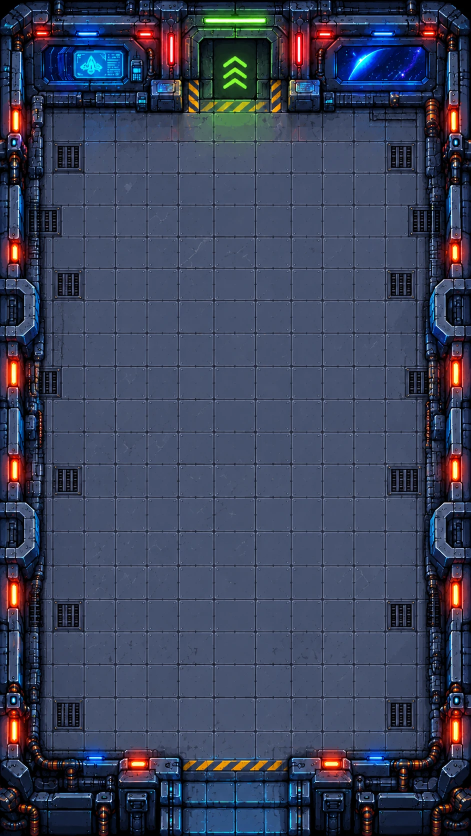
#> input picture tools/room_big_ref.webp, 941 x 1672 px (shown at 1/2 size)
$ python make_big_room.py
#> lines starting #> are read from the running program, lines starting #| are printed output that depends on the picture
"""Builds the big world-1 ship room from tools/room_big_ref.webp (941x1672, empty room).

  python tools/make_big_room.py [repeats]

The painted room is made taller by repeating a band of wall + floor that tiles
seamlessly (rows BAND_Y and BAND_Y + BAND_H match; found by searching for the
smallest row difference), with a short cross-fade over the seam.

Output: assets/room/room_ship_bg.webp. The mapping to world units lives in
Room.ART_THEMES.ship (scripts/room.gd): floor top-left at art px FLOOR_TL, one
16-unit tile = TILE_PX art px, rows = floor height / TILE_PX.
"""
import os
import sys

import numpy as np
from PIL import Image

HERE = os.path.dirname(os.path.abspath(__file__))
OUT = os.path.join(HERE, "..", "assets", "room")

BAND_Y = 630   # first row of the repeated band
BAND_H = 445   # band height (the side walls repeat with this period)
FADE = 10      # cross-fade rows at each seam
FLOOR_TL = (90, 216)
FLOOR_BR = (857, 1502)
TILE_PX = (FLOOR_BR[0] - FLOOR_TL[0]) / 12.0  # 12 floor columns


def main() -> None:
    repeats = int(sys.argv[1]) if len(sys.argv) > 1 else 1
    src = np.asarray(Image.open(os.path.join(HERE, "room_big_ref.webp")).convert("RGB")).astype(np.float32)
    band = src[BAND_Y:BAND_Y + BAND_H]
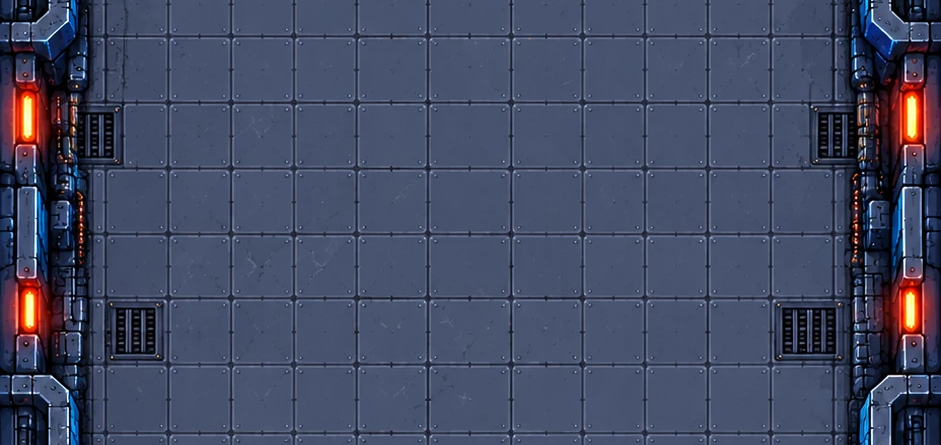
#> band: shape (445, 941, 3) float32; mean R, G, B 66.7, 73.9, 98.9
    parts = [src[:BAND_Y + BAND_H]]
    for _ in range(repeats):
        parts.append(band.copy())
#> after the loop, parts = 2 items
    parts.append(src[BAND_Y + BAND_H:])
    # smooth each seam: the rows after it fade in from the rows that followed before
    out = parts[0]
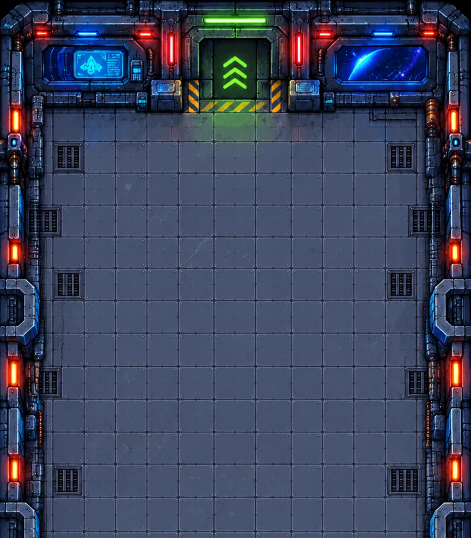
#> out: shape (1075, 941, 3) float32 (shown at 1/2 size); mean of channels 0, 1, 2 59.9, 67.9, 92; drawn as R, G, B
    for p in parts[1:]:
        prev_next = src[BAND_Y + BAND_H:BAND_Y + BAND_H + FADE]
        head = p[:FADE].copy()
        for k in range(FADE):
            a = (k + 1) / (FADE + 1)
            head[k] = prev_next[k] * (1.0 - a) + head[k] * a
        p = np.concatenate([head, p[FADE:]], axis=0)
        out = np.concatenate([out, p], axis=0)
#> this loop made 2 passes
#> pass 1, in main, `out = np.concatenate([out, p], axis=0)`:
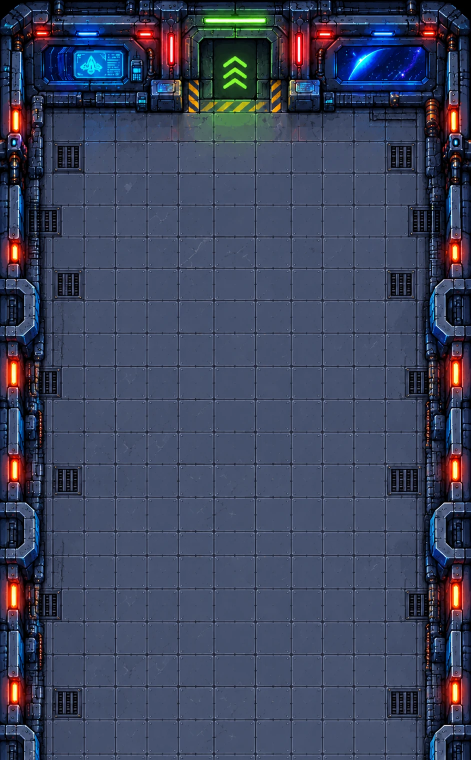
#> out: shape (1520, 941, 3) float32 (shown at 1/2 size); mean of channels 0, 1, 2 61.9, 69.4, 94.2; drawn with min black and max white
#> pass 2, in main, `p = np.concatenate([head, p[FADE:]], axis=0)`:
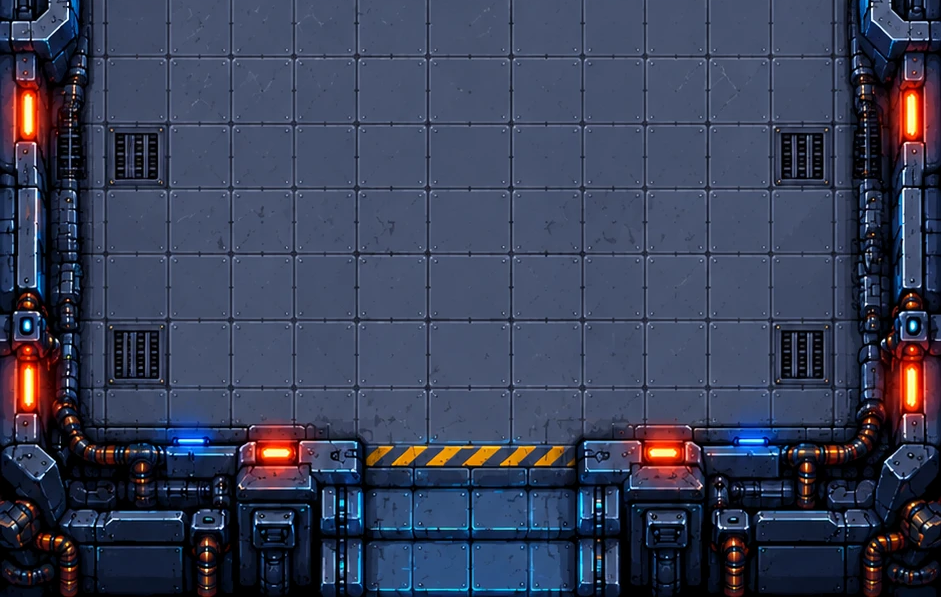
#> p: shape (597, 941, 3) float32; mean of channels 0, 1, 2 57.3, 63.8, 87.1; drawn with min black and max white
#> pass 2, in main, `out = np.concatenate([out, p], axis=0)`:
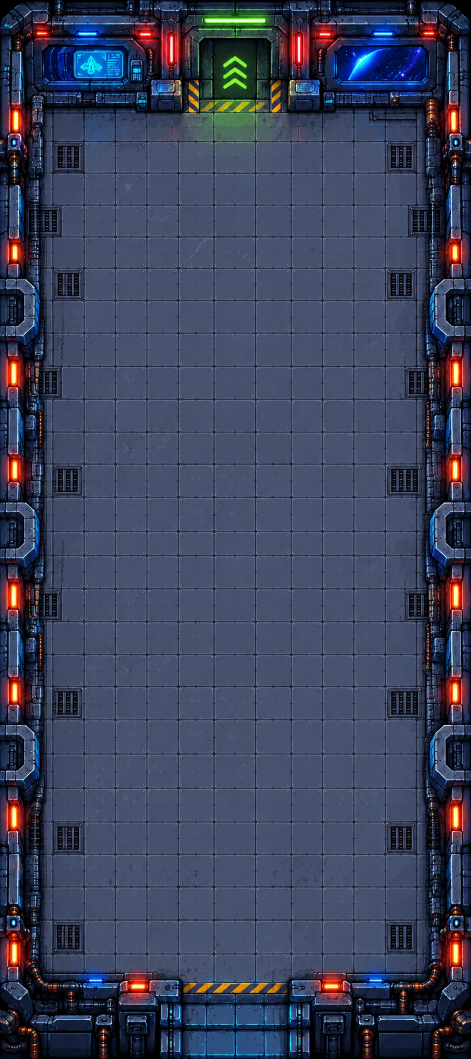
#> out: shape (2117, 941, 3) float32 (shown at 1/2 size); mean of channels 0, 1, 2 60.6, 67.7, 92.2; drawn with min black and max white
    img = Image.fromarray(np.clip(out, 0, 255).astype(np.uint8))
    img.save(os.path.join(OUT, "room_ship_bg.webp"), quality=92)
    floor_h = FLOOR_BR[1] - FLOOR_TL[1] + BAND_H * repeats
    print("room_ship_bg.webp", img.size)
#| room_ship_bg.webp (941, 2117)
    print("floor origin", FLOOR_TL, "tile px %.3f" % TILE_PX,
          "rows %.2f" % (floor_h / TILE_PX), "scale %.5f" % (16.0 / TILE_PX))


if __name__ == "__main__":
    main()

$ run again, with tools/arena3_ref.webp copied over tools/room_big_ref.webp
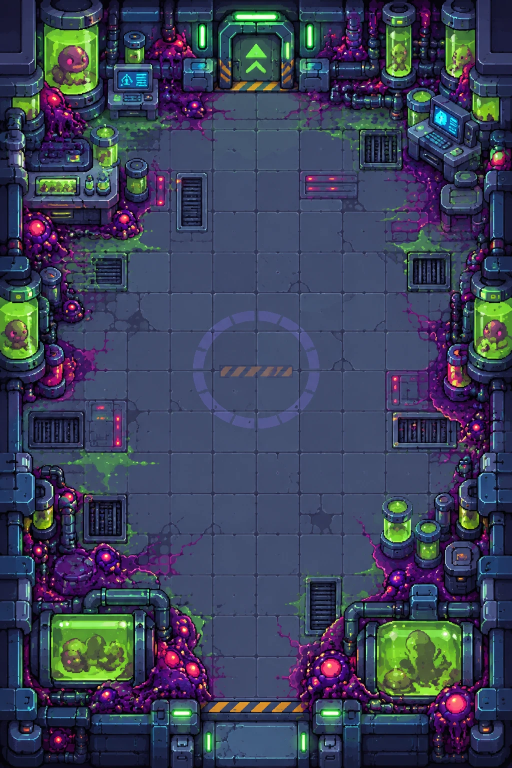
#> input picture tools/arena3_ref.webp, 1024 x 1536 px (shown at 1/2 size)
#> in main, `band = src[BAND_Y:BAND_Y + BAND_H]`:
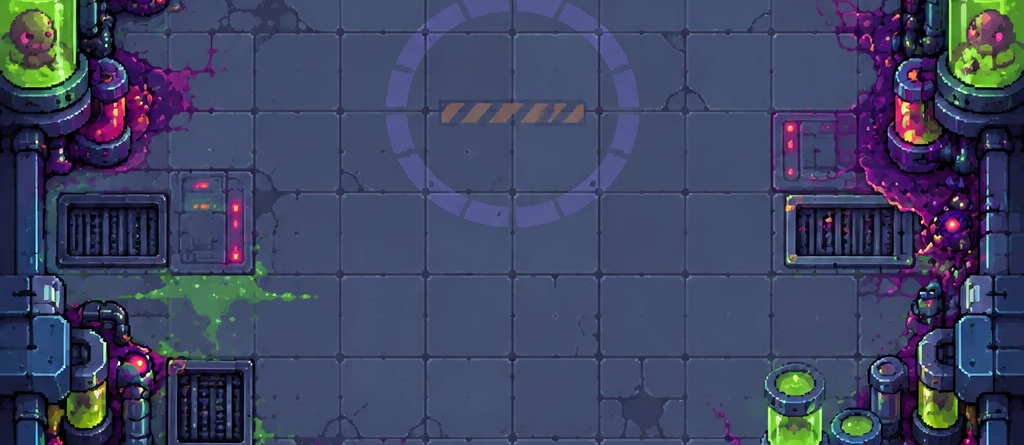
#> band: shape (445, 1024, 3) float32; mean R, G, B 62.6, 69.4, 98.6
#> after the loop in main, `for _ in range(repeats):`: parts = 2 items
#> the loop in main, `for p in parts[1:]:` made 2 passes
#> pass 2, in main, `out = np.concatenate([out, p], axis=0)`:
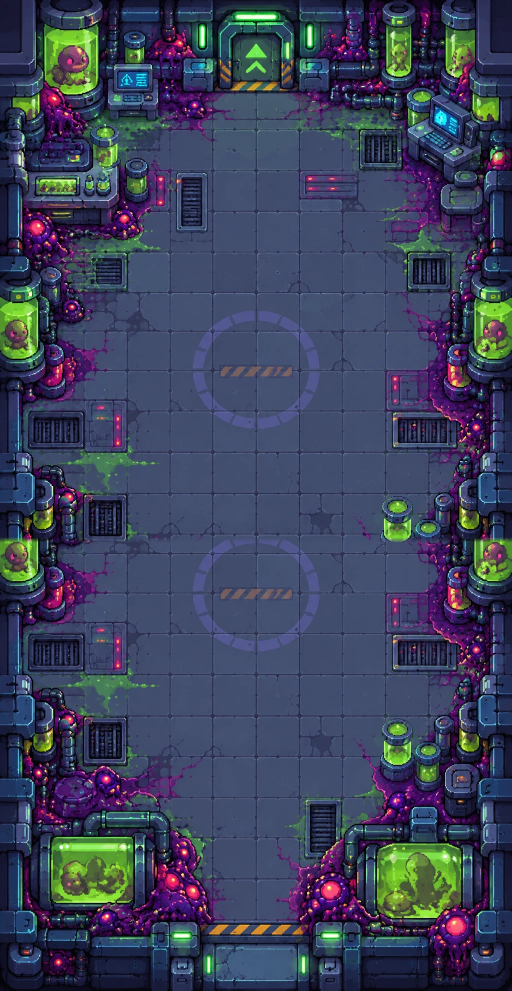
#> out: shape (1981, 1024, 3) float32 (shown at 1/2 size); mean of channels 0, 1, 2 59.4, 66.4, 91.3; drawn as R, G, B
#| room_ship_bg.webp (1024, 1981)

$ run again, with tools/armory_catalog_ref.webp copied over tools/room_big_ref.webp
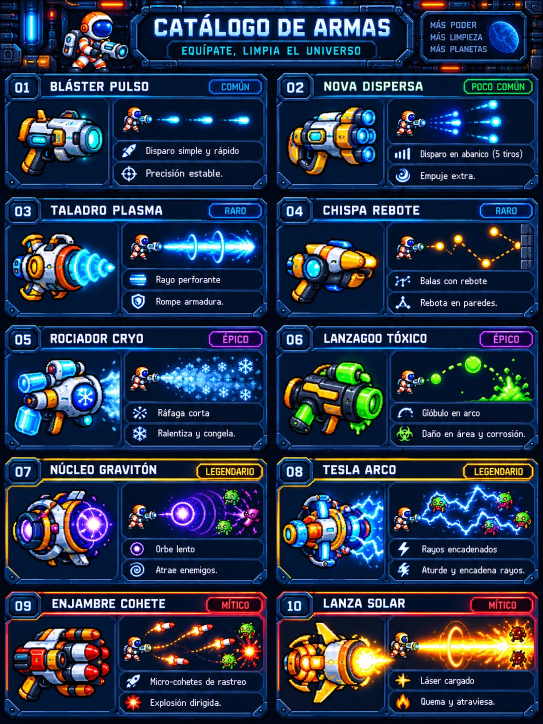
#> input picture tools/armory_catalog_ref.webp, 1086 x 1448 px (shown at 1/2 size)
#> in main, `band = src[BAND_Y:BAND_Y + BAND_H]`:
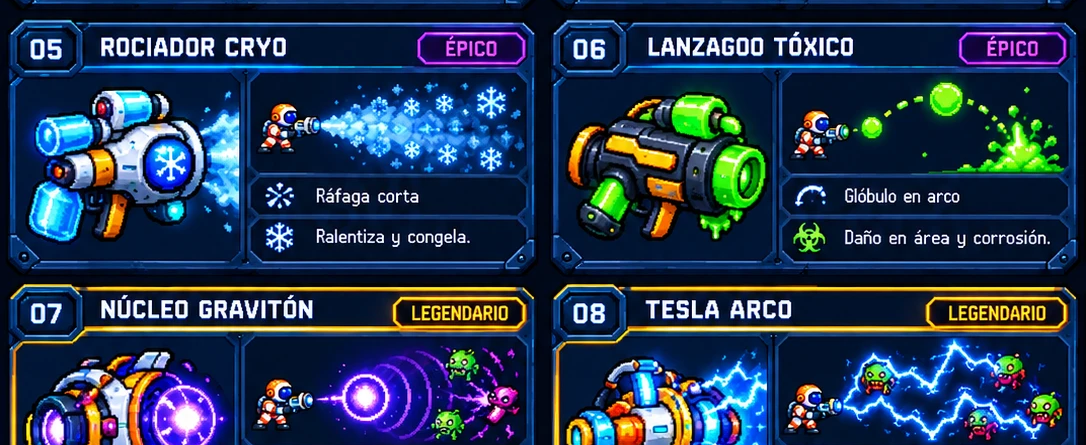
#> band: shape (445, 1086, 3) float32; mean R, G, B 37.5, 56.3, 82.5
#> after the loop in main, `for _ in range(repeats):`: parts = 2 items
#> the loop in main, `for p in parts[1:]:` made 2 passes
#> pass 2, in main, `out = np.concatenate([out, p], axis=0)`:
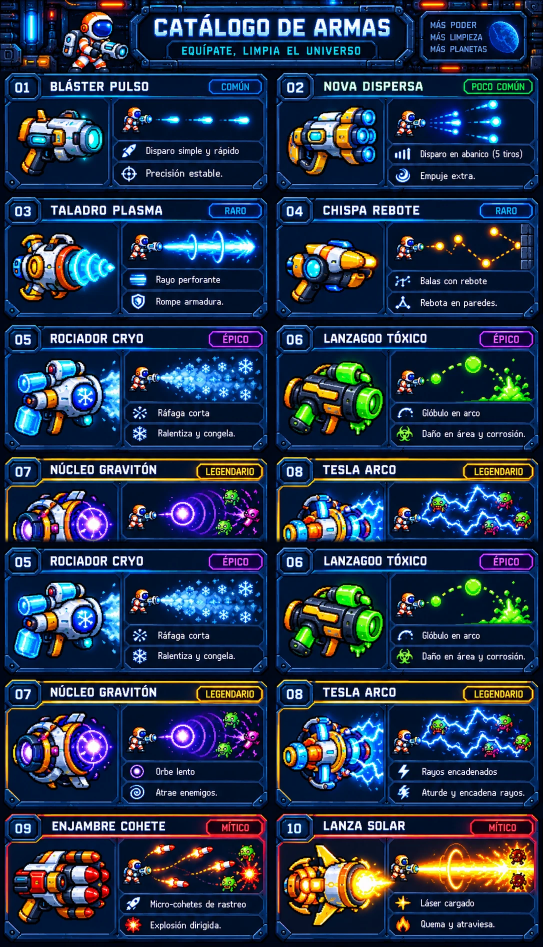
#> out: shape (1893, 1086, 3) float32 (shown at 1/2 size); mean of channels 0, 1, 2 37.7, 52.7, 77.4; drawn with min black and max white
#| room_ship_bg.webp (1086, 1893)
